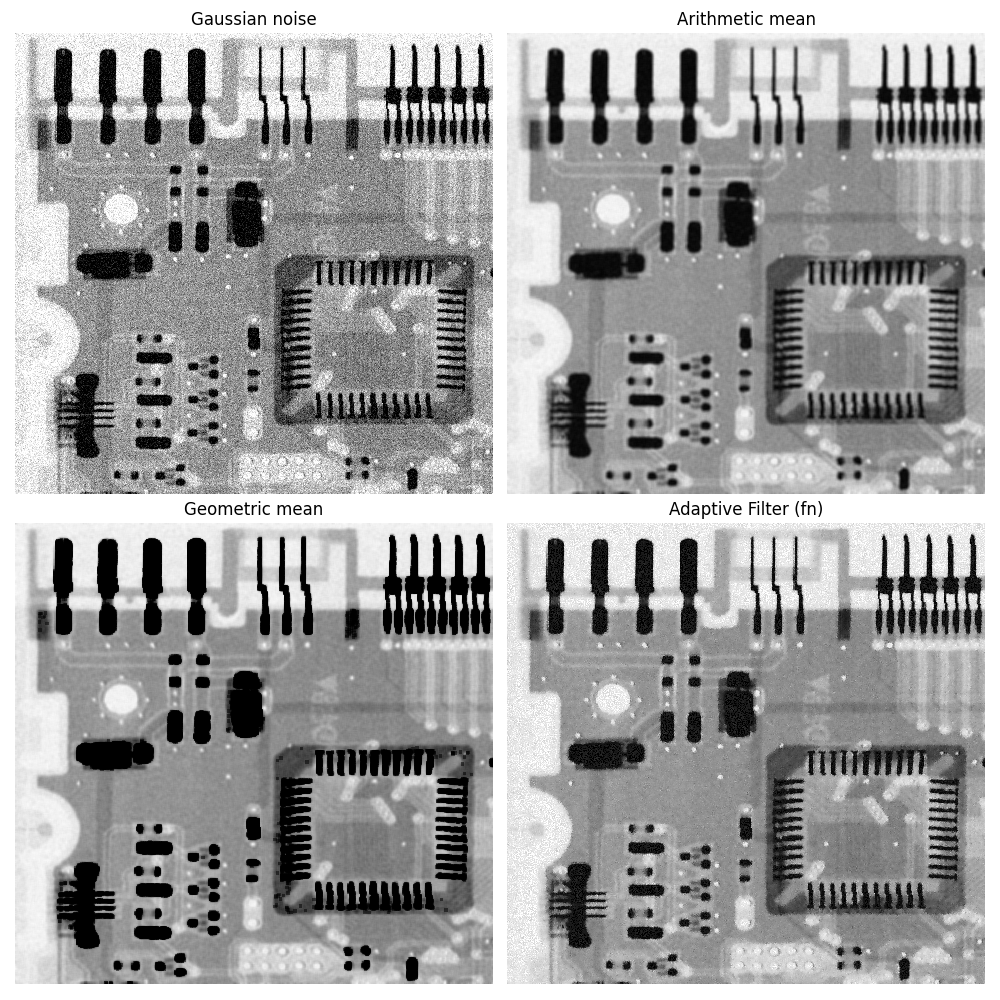

Write the Python code that produced this figure.
import os
import sys
import numpy as np
import matplotlib.pyplot as plt
from skimage.io import imread
from skimage.util import img_as_float
from skimage.color import rgb2gray
from scipy.ndimage import uniform_filter
from libDIPUM.imnoise2 import imnoise2
from libDIPUM.spfilt import spfilt
from libDIPUM.data_path import dip_data

def adaptive_noise_reduction_filter(f, w, noise_var):
    """
    Adaptive noise reduction filter (MATLAB-equivalent).
    w: half-window size (window is (2*w+1)x(2*w+1))
    noise_var: noise variance
    """
    f = img_as_float(f)
    size = 2 * w + 1

    # Local mean and variance (population variance, like MATLAB var(...,1))
    local_mean = uniform_filter(f, size=size, mode='reflect')
    local_mean_sq = uniform_filter(f * f, size=size, mode='reflect')
    local_var = local_mean_sq - local_mean ** 2

    # Apply adaptive formula
    with np.errstate(divide='ignore', invalid='ignore'):
        g = f - (noise_var / local_var) * (f - local_mean)

    # Where local variance is zero, keep original pixel
    g = np.where(local_var > 0, g, f)
    return g


# Parameters
kernel_size = 7
mean = 0
sigma = 0.1

# Data
img_path = dip_data('circuitboard.tif')
f_orig = imread(img_path)
if f_orig.ndim == 3:
    f_orig = rgb2gray(f_orig)
f = img_as_float(f_orig)

# Add noise
fnGaussian, _ = imnoise2(f, 'gaussian', mean, sigma)

# Filtering
fnGaussianAMean = spfilt(fnGaussian, 'amean', kernel_size, kernel_size)
fnGaussianGMean = spfilt(fnGaussian, 'gmean', kernel_size, kernel_size)
fnGaussianAdaptiveFilter = adaptive_noise_reduction_filter(fnGaussian, 3, sigma ** 2)

# Display
fig, axes = plt.subplots(2, 2, figsize=(10, 10))
imshow_kwargs = dict(cmap='gray', vmin=0, vmax=1, interpolation='nearest')

axes[0, 0].imshow(fnGaussian, **imshow_kwargs)
axes[0, 0].set_title('Gaussian noise')
axes[0, 0].axis('off')

axes[0, 1].imshow(fnGaussianAMean, **imshow_kwargs)
axes[0, 1].set_title('Arithmetic mean')
axes[0, 1].axis('off')

axes[1, 0].imshow(fnGaussianGMean, **imshow_kwargs)
axes[1, 0].set_title('Geometric mean')
axes[1, 0].axis('off')

axes[1, 1].imshow(fnGaussianAdaptiveFilter, **imshow_kwargs)
axes[1, 1].set_title('Adaptive Filter (fn)')
axes[1, 1].axis('off')

plt.tight_layout()
plt.savefig('Figure513.png')
plt.show()
